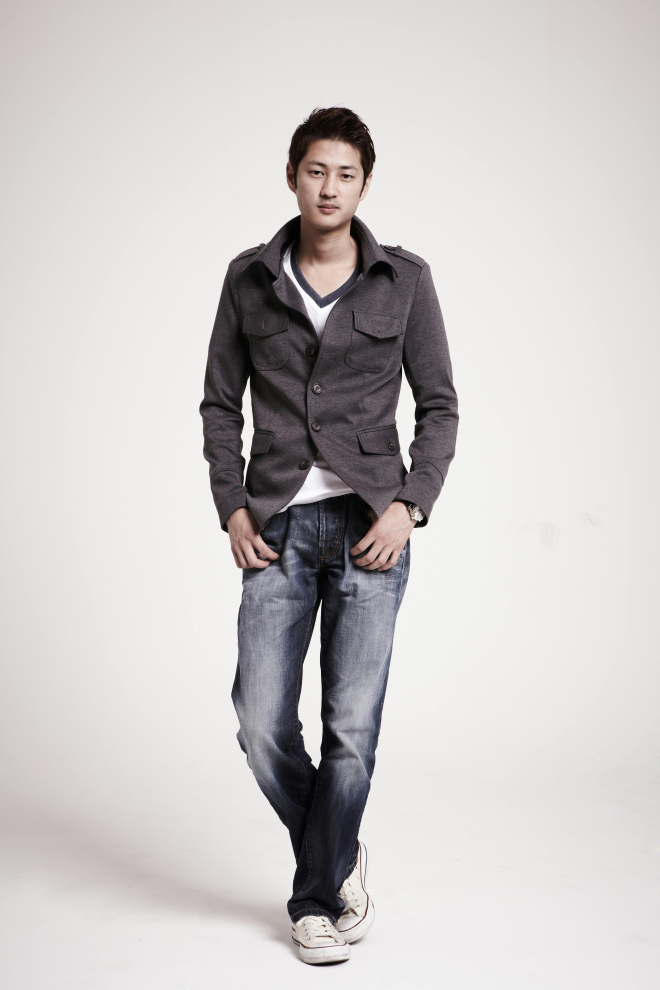
#> input picture pexels-jt-kim-323241-914472.jpg, 3300 x 4950 px (shown at 1/5 size)
$ python -i process_passport_photo.py   (imports and definitions only)
#> lines starting #> are read from the running program, lines starting #| are printed output that depends on the picture
#> further down, picture is the input picture: PIL image 3300x4950 RGB; mean R, G, B 203.1, 200, 199.5
import sys
import os
import cv2
import numpy as np
from rembg import remove
from PIL import Image, ImageEnhance, ImageFilter

# [15 lines left out: function detect_face, not called in this run]

def enhance_image(image):
    # Enhance brightness
    enhancer = ImageEnhance.Brightness(image)
    image = enhancer.enhance(1.2)  # Increase brightness dynamically
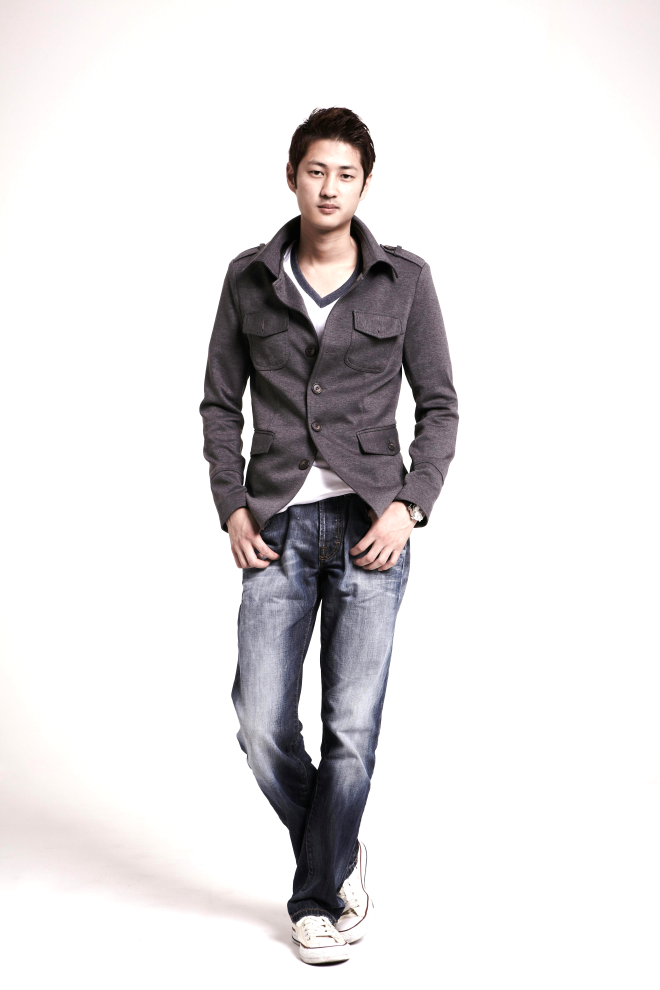
#> image: PIL image 3300x4950 RGB (shown at 1/5 size); mean R, G, B 226.2, 224, 225

    # Enhance contrast
    enhancer = ImageEnhance.Contrast(image)
    image = enhancer.enhance(1.3)  # Increase contrast dynamically
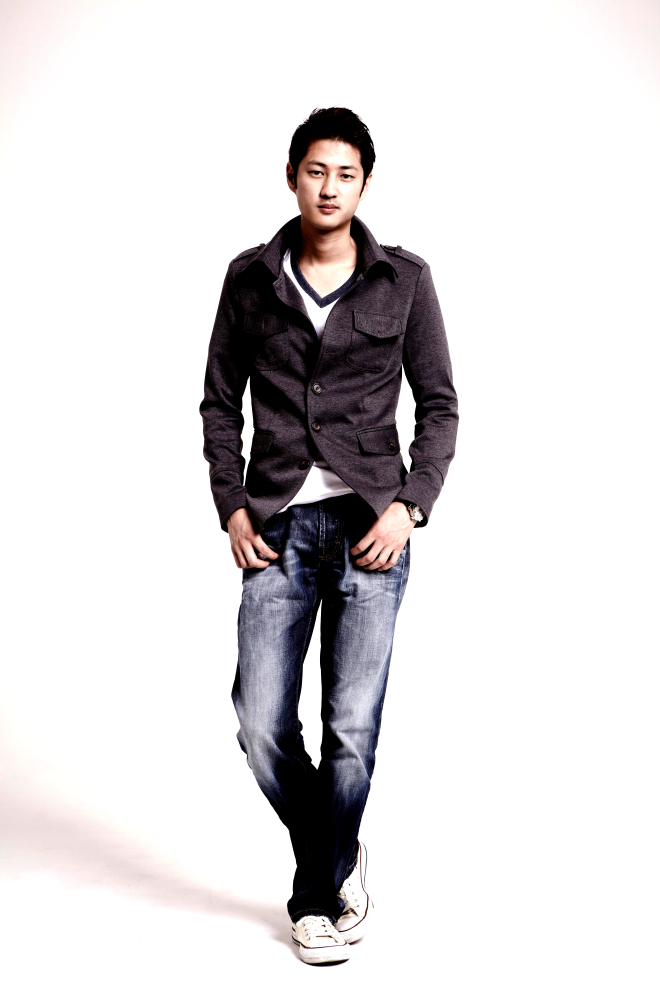
#> image: PIL image 3300x4950 RGB (shown at 1/5 size); mean R, G, B 220.9, 218.5, 219.7

    # Enhance sharpness
    sharpness = estimate_sharpness(image)
#> in estimate_sharpness, `sharpness = np.sqrt((array[:-1, :-1] - array[:-1, 1:]) ** 2 + (array[:..`: sharpness = 1.26
#> sharpness = 1.26
    if sharpness < 30:
        enhancer = ImageEnhance.Sharpness(image)
        image = enhancer.enhance(1.5)  # Increase sharpness dynamically

    # Apply Gaussian blur for noise reduction
    image = image.filter(ImageFilter.GaussianBlur(radius=1))

    return image

def estimate_sharpness(image):
    # Calculate image sharpness
    array = np.array(image)
    sharpness = np.sqrt((array[:-1, :-1] - array[:-1, 1:]) ** 2 + (array[:-1, :-1] - array[1:, :-1]) ** 2).mean()
    return sharpness

# [72 lines left out: function process_passport_photo, not called in this run]

# [4 lines not run here, left out]

>>> from PIL import Image
>>> picture = Image.open('pexels-jt-kim-323241-914472.jpg')
>>> result = enhance_image(picture)
